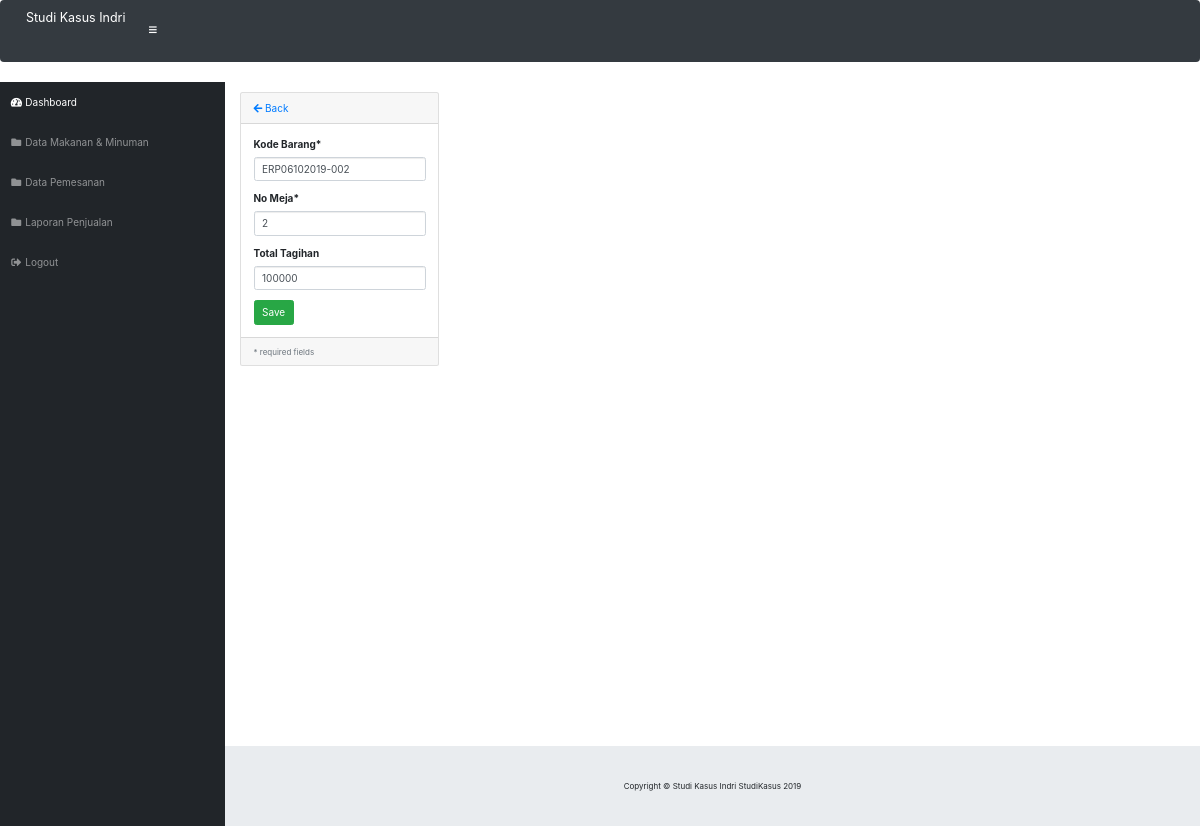
/index.php/pemesanan/edit/0, run on the app's committed database.
### tables this page shows
CREATE TABLE IF NOT EXISTS `pemesanan` (
`id_pemesanan` int(10) NOT NULL,
  `kode_pemesanan` varchar(30) NOT NULL,
  `no_meja` varchar(30) NOT NULL,
  `status` enum('selesai','belum selesai') NOT NULL,
  `total_tagihan` int(20) NOT NULL
);

### application/controllers/Pemesanan.php (called while the page is built, shortened)
<?php
class Pemesanan extends CI_Controller
{
    public function __construct()
    {
        $this->load->model("pemesanan_model");
        $this->load->library('form_validation');
    }
    public function edit($id = null)
    {
        $pemesanan = $this->pemesanan_model;
        $data["pemesanan"] = $pemesanan->getById($id);
        $this->load->view("pemesanan/edit_form", $data);
    }
}

### index.php (called while the page is built, shortened)
<?php
require_once BASEPATH.'core/CodeIgniter.php';

### application/models/Pemesanan_model.php (called while the page is built, shortened)
<?php defined('BASEPATH') OR exit('No direct script access allowed');
class Pemesanan_model extends CI_Model
{
    private $_table = "pemesanan";
    public function getById($id)
    {
        return $this->db->get_where($this->_table, ["id_pemesanan" => $id])->row();
    }
}

### application/views/pemesanan/edit_form.php (the view, shortened to what this page needs)
<!DOCTYPE html>
<html lang="en">
<head>
</head>
<body id="page-top">
	<div id="wrapper">
		<div id="content-wrapper">
			<div class="container-fluid">
				<div class="card mb-3">
					<div class="card-header">
						<a href="<?php echo site_url('pemesanan/') ?>"><i class="fas fa-arrow-left"></i>
							Back</a>
					</div>
					<div class="card-body">
						<form action="<?php base_url('pemesanan/edit') ?>" method="post" enctype="multipart/form-data">
<?php
if($this->session->userdata('level') == 'kasir'){
    ?>
							<div class="form-group">
								<label for="name">Kode Barang*</label>
								<input class="form-control <?php echo form_error('kode_pemesanan') ? 'is-invalid':'' ?>"
								 type="text" name="kode_pemesanan" placeholder="Kode pemesanan" value="<?php echo $pemesanan->kode_pemesanan ?>" />
								<div class="invalid-feedback">
									<?php echo form_error('kode_pemesanan') ?>
								</div>
							</div>
							<div class="form-group">
								<label for="name">No Meja*</label>
								<input class="form-control <?php echo form_error('no_meja') ? 'is-invalid':'' ?>"
								 type="text" name="no_meja" placeholder="No Meja" value="<?php echo $pemesanan->no_meja ?>" />
								<div class="invalid-feedback">
									<?php echo form_error('no_meja') ?>
								</div>
							</div>
							<div class="form-group">
								<label for="price">Total Tagihan</label>
								<input class="form-control <?php echo form_error('total_tagihan') ? 'is-invalid':'' ?>"
								 type="number" name="total_tagihan" min="0" placeholder="Total Tagihan" value="<?php echo $pemesanan->total_tagihan ?>" />
								<div class="invalid-feedback">
									<?php echo form_error('total_tagihan') ?>
								</div>
							</div>
							<div class="form-group">
								<label for="name">Status*</label>
								<input class="form-control <?php echo form_error('status') ? 'is-invalid':'' ?>"
								 type="text" name="status" placeholder="Status Produk" value="<?php echo $pemesanan->status ?>" />
								<div class="invalid-feedback">
									<?php echo form_error('status') ?>
								</div>
							</div>
   <?php
}else{
    ?>
							<div class="form-group">
								<label for="name">Kode Barang*</label>
								<input class="form-control <?php echo form_error('kode_pemesanan') ? 'is-invalid':'' ?>"
								 type="text" name="kode_pemesanan" placeholder="Kode pemesanan" value="<?php echo $pemesanan->kode_pemesanan ?>" />
							</div>
							<div class="form-group">
								<label for="name">No Meja*</label>
								<input class="form-control <?php echo form_error('no_meja') ? 'is-invalid':'' ?>"
								 type="text" name="no_meja" placeholder="No Meja" value="<?php echo $pemesanan->no_meja ?>" />
							</div>
							<div class="form-group">
								<label for="price">Total Tagihan</label>
								<input class="form-control <?php echo form_error('total_tagihan') ? 'is-invalid':'' ?>"
								 type="number" name="total_tagihan" min="0" placeholder="Total Tagihan" value="<?php echo $pemesanan->total_tagihan ?>" />
							</div>
    <?php
}
?>
							<input class="btn btn-success" type="submit" name="btn" value="Save" />
						</form>
					</div>
					<div class="card-footer small text-muted">
						* required fields
					</div>
				</div>
			</div>
		</div>
</body>
</html>

### data on the page
pemesanan: kode_pemesanan "ERP06102019-002", no_meja "2", total_tagihan "100000"

### other printed values
SITE_NAME "StudiKasus"
Date('Y') "2019"
